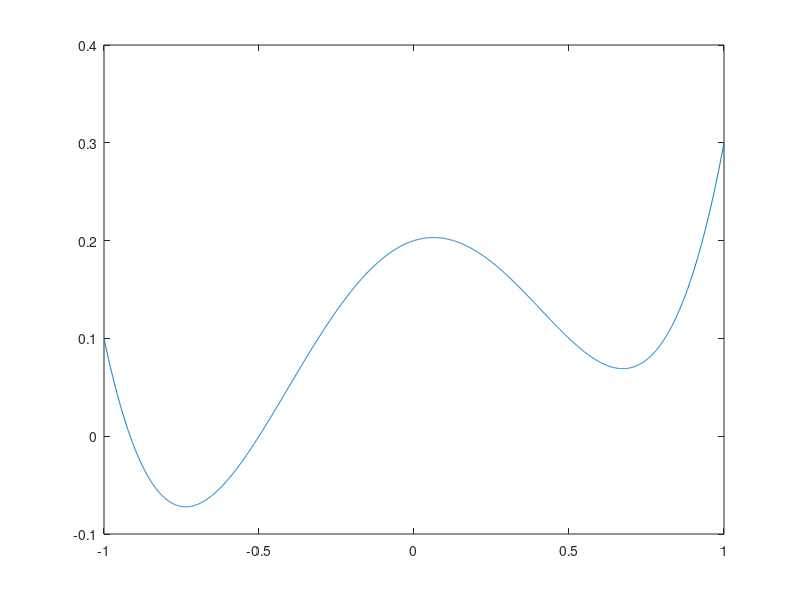

Write MATLAB code to recreate this figure. (Note: this script raises an error after producing the figure.)
% MAIN
clear
close all
clc

% Define the problem 
Time = [0,3];
V = @(x) 0.1 * (8 * x.^4 - 8 * x.^2 + x + 2);
dV = @(x)  0.1 * (32 * x.^3 - 16 * x + 1);
% V = @(x) x .* (x >= -1) .* (x < 0) + (- x) .* (x >= 0);
f = @(x) -dV(x);
g = @(x) 2;
X0 = 0;
Bounds = [-1,1];
BoundCond = [0,0];
N = 2.^[3:8];
M = 1000;

% figure
plot(Bounds(1):0.001:Bounds(2),V(Bounds(1):0.001:Bounds(2)))

% Compute the BM
W = BrownianMotion(Time,N(end),M);

% Initialize
tauNaive = zeros(1,length(N));
tauBernoulli = tauNaive;

for i = 1:length(N)
    % Compute the exit time expectation
    tauNaive(i) = ComputeExitTimeNaive(X0,f,g,Bounds,BoundCond,W(:,1:N(end)/N(i):end),Time);
    tauBernoulli(i) = ComputeExitTimeBernoulli(X0,f,g,Bounds,BoundCond,W(:,1:N(end)/N(i):end),Time);
    length(N) - i
end

% Plot the trajectories for the finest timestep (Comment for memory and CPUT save)
% figure
% TrajectoriesForPlots(X0,f,g,Bounds,0,W,Time);

% Compute the exact expectation of tau and the error
tauEx = ComputeExitTimeExact(X0,V,g,Bounds,BoundCond);
errNaive = abs(tauNaive - tauEx);
errBernoulli = abs(tauBernoulli - tauEx);

% Plot the error for orders analysis
h = (Time(2)-Time(1))./N;
IndForPlots = ceil(length(N)/2);
figure
loglog(h,errNaive,'ro-')
hold on
loglog(h,errBernoulli,'b*-')
loglog(h,sqrt(h)*(errNaive(IndForPlots)/sqrt(h(IndForPlots))),'k--')
loglog(h,h*(errBernoulli(IndForPlots)/h(IndForPlots)),'k')
grid on
h_legend = legend('err_h^d','err_h^c','h^{0.5}','h');
set(h_legend,'Location','northwest','FontSize',13);
xlabel('h')

% Compute the orders
OrdersNaive = log2(errNaive(1:end-1)./errNaive(2:end));
OrdersBernoulli = log2(errBernoulli(1:end-1)./errBernoulli(2:end));

% Profiles of tau vs starting point 
% TauProfiles(V,dV,g,Bounds,BoundCond,W(1:1000,1:N(end)/N(5):end),Time,10)
